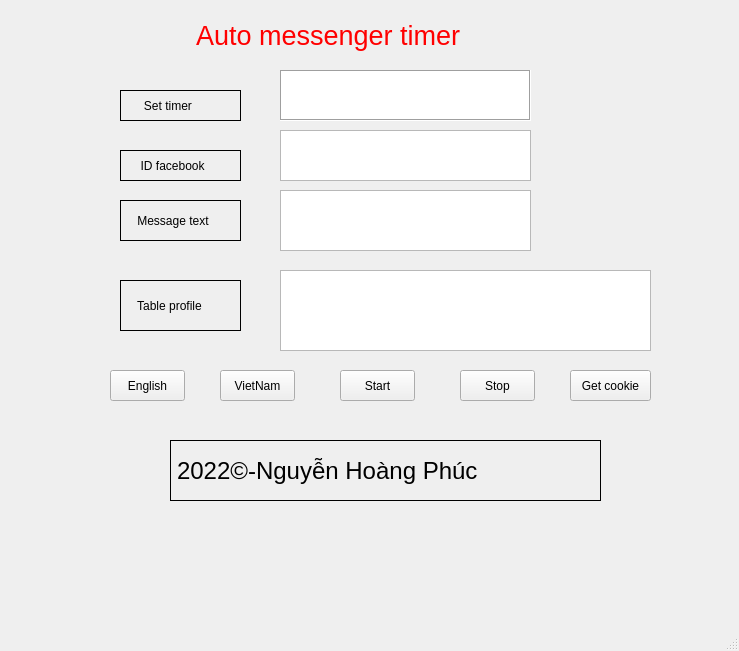
<?xml version="1.0" encoding="UTF-8"?>
<ui version="4.0">
 <class>MainWindow</class>
 <widget class="QMainWindow" name="MainWindow">
  <property name="geometry">
   <rect>
    <x>0</x>
    <y>0</y>
    <width>739</width>
    <height>651</height>
   </rect>
  </property>
  <property name="windowTitle">
   <string>MainWindow</string>
  </property>
  <property name="styleSheet">
   <string notr="true">color: rgb(0, 0, 0);</string>
  </property>
  <widget class="QWidget" name="centralwidget">
   <widget class="QLabel" name="label_7">
    <property name="geometry">
     <rect>
      <x>160</x>
      <y>20</y>
      <width>421</width>
      <height>31</height>
     </rect>
    </property>
    <property name="font">
     <font>
      <pointsize>20</pointsize>
     </font>
    </property>
    <property name="toolTipDuration">
     <number>-5</number>
    </property>
    <property name="styleSheet">
     <string notr="true">color: rgb(255, 0, 0);</string>
    </property>
    <property name="text">
     <string>     Auto messenger timer</string>
    </property>
    <property name="margin">
     <number>0</number>
    </property>
    <property name="indent">
     <number>-10</number>
    </property>
   </widget>
   <widget class="QTextEdit" name="time">
    <property name="geometry">
     <rect>
      <x>280</x>
      <y>70</y>
      <width>251</width>
      <height>51</height>
     </rect>
    </property>
    <property name="frameShape">
     <enum>QFrame::Box</enum>
    </property>
   </widget>
   <widget class="QLabel" name="label_3">
    <property name="geometry">
     <rect>
      <x>120</x>
      <y>90</y>
      <width>121</width>
      <height>31</height>
     </rect>
    </property>
    <property name="frameShape">
     <enum>QFrame::Box</enum>
    </property>
    <property name="text">
     <string>      Set timer</string>
    </property>
   </widget>
   <widget class="QTextEdit" name="text">
    <property name="geometry">
     <rect>
      <x>280</x>
      <y>190</y>
      <width>251</width>
      <height>61</height>
     </rect>
    </property>
   </widget>
   <widget class="QTextEdit" name="id">
    <property name="geometry">
     <rect>
      <x>280</x>
      <y>130</y>
      <width>251</width>
      <height>51</height>
     </rect>
    </property>
   </widget>
   <widget class="QLabel" name="label_4">
    <property name="geometry">
     <rect>
      <x>120</x>
      <y>200</y>
      <width>121</width>
      <height>41</height>
     </rect>
    </property>
    <property name="frameShape">
     <enum>QFrame::Box</enum>
    </property>
    <property name="text">
     <string>    Message text</string>
    </property>
   </widget>
   <widget class="QLabel" name="label_5">
    <property name="geometry">
     <rect>
      <x>120</x>
      <y>150</y>
      <width>121</width>
      <height>31</height>
     </rect>
    </property>
    <property name="frameShape">
     <enum>QFrame::Box</enum>
    </property>
    <property name="text">
     <string>     ID facebook</string>
    </property>
   </widget>
   <widget class="QPushButton" name="english">
    <property name="geometry">
     <rect>
      <x>110</x>
      <y>370</y>
      <width>75</width>
      <height>31</height>
     </rect>
    </property>
    <property name="styleSheet">
     <string notr="true">selection-color: rgb(85, 255, 0);</string>
    </property>
    <property name="text">
     <string>English</string>
    </property>
   </widget>
   <widget class="QPushButton" name="vietnam">
    <property name="geometry">
     <rect>
      <x>220</x>
      <y>370</y>
      <width>75</width>
      <height>31</height>
     </rect>
    </property>
    <property name="text">
     <string>VietNam</string>
    </property>
   </widget>
   <widget class="QPushButton" name="start">
    <property name="geometry">
     <rect>
      <x>340</x>
      <y>370</y>
      <width>75</width>
      <height>31</height>
     </rect>
    </property>
    <property name="text">
     <string>Start</string>
    </property>
   </widget>
   <widget class="QPushButton" name="stop">
    <property name="geometry">
     <rect>
      <x>460</x>
      <y>370</y>
      <width>75</width>
      <height>31</height>
     </rect>
    </property>
    <property name="text">
     <string>Stop</string>
    </property>
   </widget>
   <widget class="QLabel" name="label">
    <property name="geometry">
     <rect>
      <x>170</x>
      <y>440</y>
      <width>431</width>
      <height>61</height>
     </rect>
    </property>
    <property name="font">
     <font>
      <pointsize>18</pointsize>
     </font>
    </property>
    <property name="styleSheet">
     <string notr="true">color:rgb(0, 0, 0)
</string>
    </property>
    <property name="frameShape">
     <enum>QFrame::Box</enum>
    </property>
    <property name="text">
     <string>2022©-Nguyễn Hoàng Phúc</string>
    </property>
   </widget>
   <widget class="QLabel" name="label_6">
    <property name="geometry">
     <rect>
      <x>120</x>
      <y>280</y>
      <width>121</width>
      <height>51</height>
     </rect>
    </property>
    <property name="frameShape">
     <enum>QFrame::Box</enum>
    </property>
    <property name="text">
     <string>    Table profile</string>
    </property>
   </widget>
   <widget class="QTextEdit" name="profile">
    <property name="geometry">
     <rect>
      <x>280</x>
      <y>270</y>
      <width>371</width>
      <height>81</height>
     </rect>
    </property>
   </widget>
   <widget class="QPushButton" name="cookie">
    <property name="geometry">
     <rect>
      <x>570</x>
      <y>370</y>
      <width>81</width>
      <height>31</height>
     </rect>
    </property>
    <property name="text">
     <string>Get cookie</string>
    </property>
   </widget>
  </widget>
  <widget class="QMenuBar" name="menubar">
   <property name="geometry">
    <rect>
     <x>0</x>
     <y>0</y>
     <width>739</width>
     <height>26</height>
    </rect>
   </property>
  </widget>
  <widget class="QStatusBar" name="statusbar"/>
 </widget>
 <resources/>
 <connections/>
</ui>
